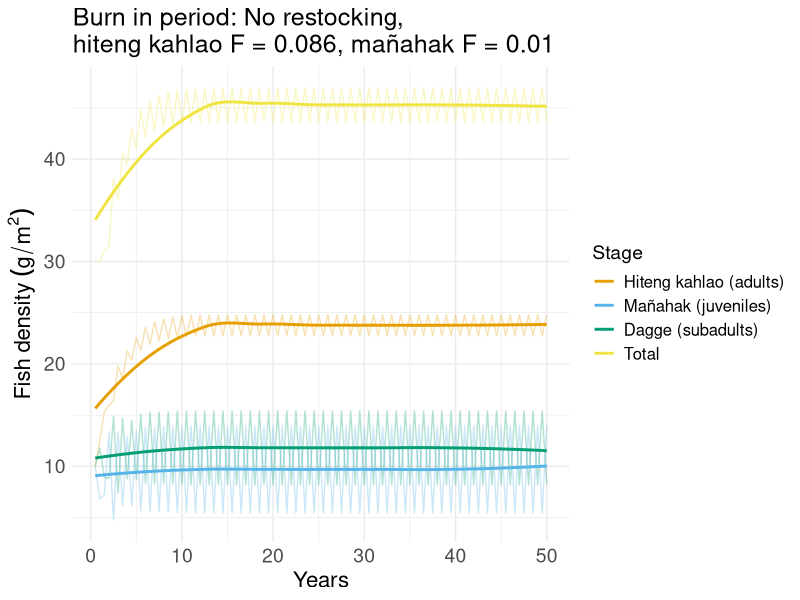
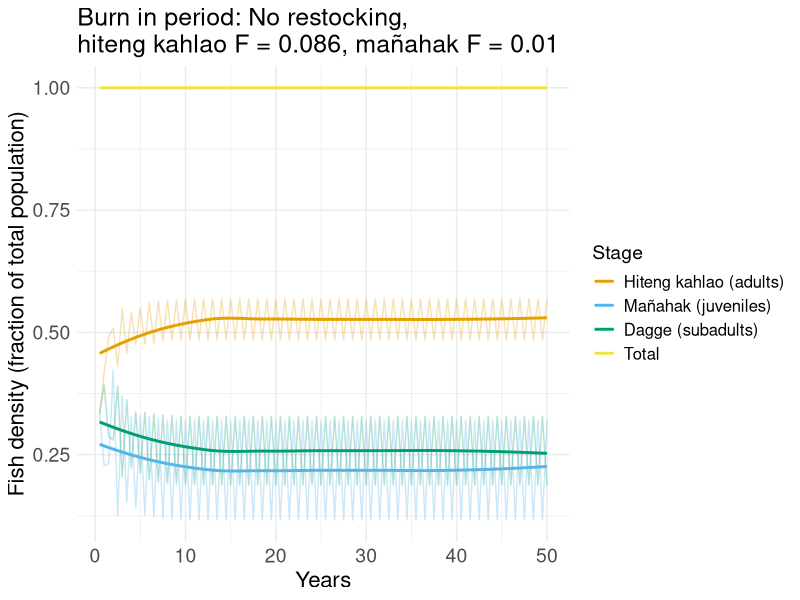

Write R code to recreate these figures, in order.
library(tidyverse)

# Define parameters
juvenile_survival_rate <- 1 - ((0.429*2) / 2)   # Probability of a juvenile surviving to the next time step
subadult_survival_rate <- 1 - ((0.429*1.5) / 2)   # Probability of a subadult surviving to the next time step
adult_survival_rate <-  1 - (0.429 / 2)  # 0.429 is the annual mortality, divided in 2 for 6 months time steps - Probability of an adult surviving to the next time step

juvenile_to_subadult_rate <- 1 #0.2 # Probability of a juvenile transitioning to subadult
subadult_to_adult_rate <- 0.5 #0.2   # Probability of a subadult transitioning to adult

reproduction_rate <- 2 #0.19
reproduction_rate_2 <- 1.5 #0.03

carrying_capacity <- 68 #g/m2, in range of Friedlander and Sandin studies

#restocking
restocked_juveniles <- 0

# Fishing rates
F_instantaneous <- 0.09
F_discrete <- 1 - exp(-F_instantaneous)
F_discrete

juvenile_fishing_rate <- 0.01 #(0.09/4)/2   # Fraction of juvenile population caught by fishing per time step
adult_fishing_rate <- F_discrete/2     # Fraction of adult population caught by fishing per time step

# Initial population sizes in g/m2 - made up values
juvenile_population <- 10
subadult_population <- 10
adult_population <- 10
total_population <- juvenile_population + subadult_population + adult_population

# Number of time steps to simulate
time_steps <- 100

# Vectors to store population sizes over time
juvenile_population_over_time <- numeric(time_steps)
subadult_population_over_time <- numeric(time_steps)
adult_population_over_time <- numeric(time_steps)
total_population_over_time <- numeric(time_steps)

# Initialize population sizes
juvenile_population_over_time[1] <- juvenile_population
subadult_population_over_time[1] <- subadult_population
adult_population_over_time[1] <- adult_population
total_population_over_time[1] <- total_population


# Simulation loop
for (t in 2:time_steps) {
  # Alternate reproduction rate based on the timestep (even or odd)
  if (t %% 2 == 0) {
    current_reproduction_rate <- reproduction_rate
  } else {
    current_reproduction_rate <- reproduction_rate_2
  }
  
  # Calculate the number of juveniles, subadults, and adults in the next time step
  total_population <- juvenile_population + subadult_population + adult_population
  new_juveniles <- adult_population * current_reproduction_rate * (1 - total_population / carrying_capacity)
  surviving_juveniles <- juvenile_population * juvenile_survival_rate * (1 - juvenile_fishing_rate)
  new_subadults <- juvenile_population * juvenile_to_subadult_rate
  surviving_subadults <- subadult_population * subadult_survival_rate
  new_adults <- subadult_population * subadult_to_adult_rate
  surviving_adults <- adult_population * adult_survival_rate * (1 - adult_fishing_rate)
  
  # Update population sizes
  if (t %% 2 == 0) {
    subadult_population <- max(0, new_subadults + surviving_subadults - new_adults + restocked_juveniles)
  } else {
    subadult_population <- max(0, new_subadults + surviving_subadults - new_adults)
  }
  
  juvenile_population <- max(0, new_juveniles + surviving_juveniles - new_subadults)
  adult_population <- max(0, new_adults + surviving_adults)
  #Store
  juvenile_population_over_time[t] <- juvenile_population
  subadult_population_over_time[t] <- subadult_population
  adult_population_over_time[t] <- adult_population
  total_population_over_time[t] <- total_population
}

# Plot the results
#plot(1:time_steps, juvenile_population_over_time, type = "o", col = "blue", 
#     ylim = c(0, max(juvenile_population_over_time, subadult_population_over_time, adult_population_over_time, total_population_over_time)), 
#     xlab = "Time", ylab = "Population Size") #main = "Stage-Structured Fish Population Model with Fishing & Restocking"
#lines(1:time_steps, subadult_population_over_time, type = "o", col = "green")
#lines(1:time_steps, adult_population_over_time, type = "o", col = "red")
#lines(1:time_steps, total_population_over_time, type = "o", col = "black")
#legend("topright", legend = c("Juveniles", "Subadults", "Adults", "Total"), col = c("blue", "green", "red", "black"), lty = 1)


population_data <- data.frame(
  Time = rep(1:time_steps, 4),
  Population = c(juvenile_population_over_time, subadult_population_over_time, adult_population_over_time, total_population_over_time),
  Stage = rep(c("Juveniles", "Subadults", "Adults", "Total"), each = time_steps)
)


ggplot(population_data, aes(x = Time/2, y = Population, color = Stage)) +
  geom_line(alpha = 0.3) +
  geom_smooth(se = FALSE, size = 1) +
  labs(
    x = "Years",
    y = bquote("Fish density"~(g/m^2)),
    color = "Stage",
    title = "Burn in period: No restocking, \nhiteng kahlao F = 0.086, mañahak F = 0.01"
  ) +
  scale_color_manual(
    values = c("#E69F00", "#56B4E9", "#009E73", "#F0E442"), # Okabe-Ito palette
    labels = c("Hiteng kahlao (adults)", "Mañahak (juveniles)", "Dagge (subadults)", "Total")
  ) +
  theme_minimal() +
  theme(
    text = element_text(size = 16),
    plot.title = element_text(size = 18),
    axis.title = element_text(size = 16),
    axis.text = element_text(size = 14),
    legend.title = element_text(size = 14),
    legend.text = element_text(size = 12)
  )




#Relative to total
# Preprocess the data: add a fraction column
population_data_relative <- population_data %>%
  group_by(Time) %>%
  mutate(Fraction = Population / Population[Stage == "Total"])

# Create the plot
ggplot(population_data_relative, aes(x = Time/2, y = Fraction, color = Stage)) +
  # Transparent lines for raw data
  geom_line(alpha = 0.3) +
  # Solid best fit lines for each stage
  geom_smooth(se = FALSE, size = 1) +
  labs(
    x = "Years",
    y = "Fish density (fraction of total population)",
    color = "Stage",
    title = "Burn in period: No restocking, \nhiteng kahlao F = 0.086, mañahak F = 0.01"
  ) +
  scale_color_manual(
    values = c("#E69F00", "#56B4E9", "#009E73", "#F0E442"), # Okabe-Ito palette
    labels = c("Hiteng kahlao (adults)", "Mañahak (juveniles)", "Dagge (subadults)", "Total")
  ) +
  theme_minimal() +
  theme(
    text = element_text(size = 16),
    plot.title = element_text(size = 18),
    axis.title = element_text(size = 16),
    axis.text = element_text(size = 14),
    legend.title = element_text(size = 14),
    legend.text = element_text(size = 12)
  )
